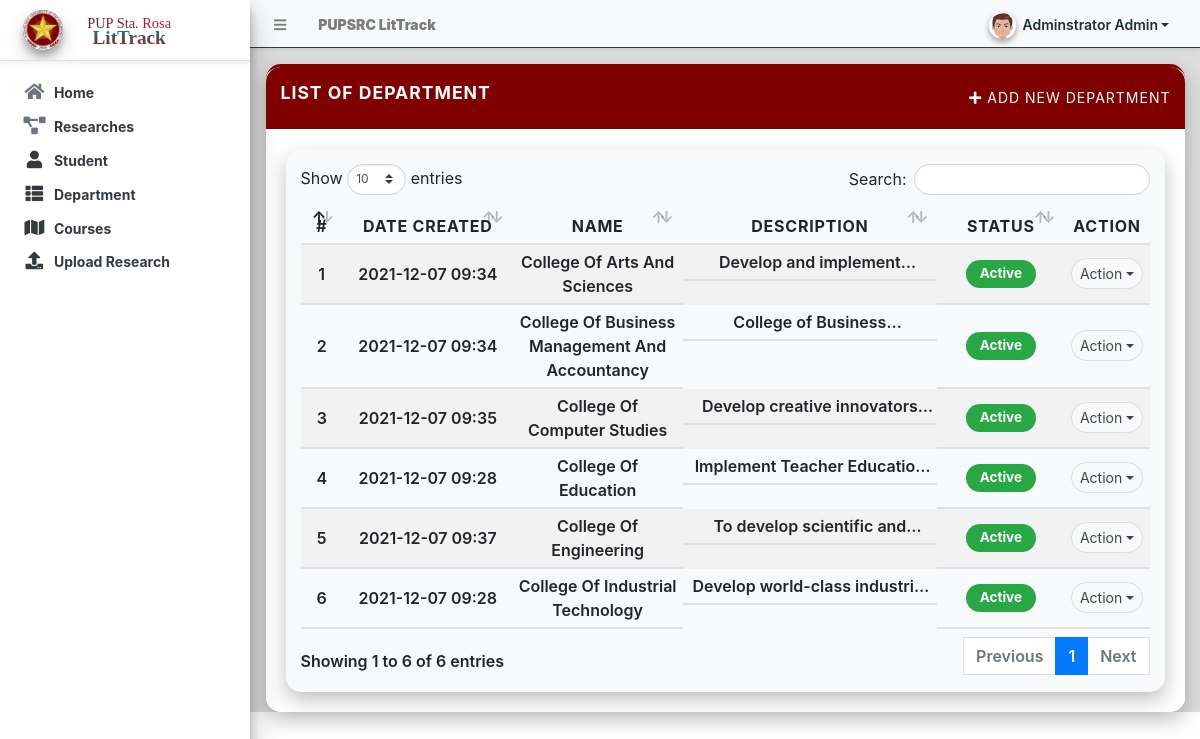
/admin/?page=departments (signed in), run on the app's committed database.
### tables this page shows
CREATE TABLE `department_list` (
  `id` int(30) NOT NULL,
  `name` text NOT NULL,
  `description` text NOT NULL,
  `status` tinyint(1) NOT NULL DEFAULT 1,
  `date_created` datetime NOT NULL DEFAULT current_timestamp(),
  `date_updated` datetime DEFAULT NULL ON UPDATE current_timestamp()
);

### admin/departments/index.php (the view, shortened to what this page needs)
</head>
<body>
    <div class="card card-outline card-primary">
        <div class="card-header">
            <h3 class="card-title">List of Department</h3>
            <div class="card-tools">
                <a href="javascript:void(0)" id="create_new" class="btn btn-flat btn-sm btn-primary"><span class="fas fa-plus"></span> Add New Department</a>
            </div>
        </div>
        <div class="card-body">
            <div class="table-container">
                <table class="table table-hover table-striped">
                    <colgroup>
                        <col width="5%">
                        <col width="20%">
                        <col width="20%">
                        <col width="30%">
                        <col width="15%">
                        <col width="10%">
                    </colgroup>
                    <thead>
                        <tr>
                            <th>#</th>
                            <th>Date Created</th>
                            <th>Name</th>
                            <th>Description</th>
                            <th>Status</th>
                            <th>Action</th>
                        </tr>
                    </thead>
                    <tbody>
                        <?php
                            $i = 1;
                            $qry = $conn->query("SELECT * from `department_list` order by `name` asc ");
                            while($row = $qry->fetch_assoc()):
                        ?>
                        <tr>
                            <td class="text-center"><?php echo $i++; ?></td>
                            <td><?php echo date("Y-m-d H:i",strtotime($row['date_created'])) ?></td>
                            <td><?php echo ucwords($row['name']) ?></td>
                            <td class="truncate-1"><?php echo $row['description'] ?></td>
                            <td class="text-center">
                                <?php
                                    switch($row['status']){
                                        case '1':
                                            echo "<span class='badge badge-success badge-pill'>Active</span>";
                                            break;
                                    }
                                ?>
                            </td>
                            <td align="center">
                                <button type="button" class="btn btn-flat btn-default btn-sm dropdown-toggle dropdown-icon" data-toggle="dropdown">
                                    Action
                                </button>
                            </td>
                        </tr>
                        <?php endwhile; ?>
                    </tbody>
                </table>
            </div>
        </div>
    </div>

### admin/inc/navigation.php (style rules this page uses)
body, p, a, span, li, h1, h2, h3, h4, h5, h6 { font-weight: 600; }

### admin/departments/index.php (style rules this page uses)
.card-outline.card-primary { border-color: #800000; border-radius: 15px; box-shadow: 0 8px 20px rgba(0, 0, 0, 0.25); }
.card-header { background-color: #800000; color: white; padding: 15px; border-radius: 15px 15px 0 0; font-weight: bold; text-transform: uppercase; letter-spacing: 1px; }
.card-title { font-weight: bold; }
.card-tools .btn-primary { background-color: #800000; border-color: #800000; border-radius: 25px; }
.card-body { padding: 20px; border-radius: 0 0 15px 15px; background-color: #ffffff; }
.table-container { padding: 15px; box-shadow: 0 8px 20px rgba(0, 0, 0, 0.25); border-radius: 15px; overflow: hidden; background-color: #f8f9fa; }
.table th, .table td { vertical-align: middle; text-align: center; padding: 12px 15px; border: none; border-bottom: 2px solid #dee2e6; }
.table th { font-weight: bold; text-transform: uppercase; letter-spacing: 0.05em; }
.table-striped tbody tr:nth-of-type(odd) { background-color: #f2f2f2; }
.badge-pill { font-size: 0.85em; padding: 0.5em 1em; font-weight: bold; border-radius: 50px; }
.btn, .btn-flat, .btn-default, .btn-sm, .btn-primary, .btn-secondary { border-radius: 25px; }
.table .dropdown-toggle { border-radius: 25px; }

### data on the page
department_list: date_created "2021-12-07 09:34", name "College Of Arts And Sciences", description "Develop and…", status "Active"
department_list: date_created "2021-12-07 09:34", name "College Of Business Management And Accountancy", description "College of…", status "Active"
department_list: date_created "2021-12-07 09:35", name "College Of Computer Studies", description "Develop creative…", status "Active"
department_list: date_created "2021-12-07 09:28", name "College Of Education", description "Implement Teacher…", status "Active"
department_list: date_created "2021-12-07 09:37", name "College Of Engineering", description "To develop scientific…", status "Active"
department_list: date_created "2021-12-07 09:28", name "College Of Industrial Technology", description "Develop world-class…", status "Active"

### other printed values
$_settings->info('name') "PUPSRC LitTrack"
$_settings->userdata('firstname').' '.$_settings->userdata('lastname') "Adminstrator Admin"
